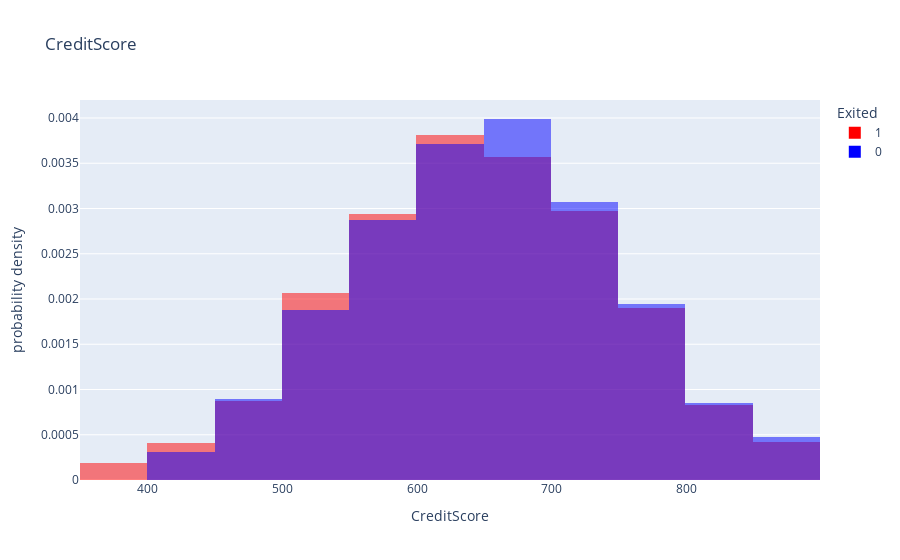

Source (notebook cell):
### Code cell
for column in numerical_cols:

    fig = px.histogram(df, x=column, color='Exited', color_discrete_map={0: 'blue', 1: 'red'}, title=column,
            nbins=int(np.sqrt(len(set(df[column])))), barmode='overlay', histnorm='probability density')
    fig.show()

### Figure 1 — Plotly figure (JSON) as saved in the notebook; plotly's stock layout.template omitted (floating-point values rounded to 4 significant figures; data arrays with more than 128 entries replaced by an {"elided": "..."} marker saying what was removed)
{"data": [{"alignmentgroup": "True", "bingroup": "x", "histnorm": "probability density", "hovertemplate": "Exited=1<br>CreditScore=%{x}<br>probability density=%{y}<extra></extra>", "legendgroup": "1", "marker": {"color": "red", "opacity": 0.5, "pattern": {"shape": ""}}, "name": "1", "nbinsx": 21, "offsetgroup": "1", "orientation": "v", "showlegend": true, "type": "histogram", "x": {"elided": "2038 int values"}, "xaxis": "x", "yaxis": "y"}, {"alignmentgroup": "True", "bingroup": "x", "histnorm": "probability density", "hovertemplate": "Exited=0<br>CreditScore=%{x}<br>probability density=%{y}<extra></extra>", "legendgroup": "0", "marker": {"color": "blue", "opacity": 0.5, "pattern": {"shape": ""}}, "name": "0", "nbinsx": 21, "offsetgroup": "0", "orientation": "v", "showlegend": true, "type": "histogram", "x": {"elided": "7962 int values"}, "xaxis": "x", "yaxis": "y"}], "layout": {"barmode": "overlay", "legend": {"title": {"text": "Exited"}, "tracegroupgap": 0}, "title": {"text": "CreditScore"}, "xaxis": {"anchor": "y", "domain": [0, 1], "title": {"text": "CreditScore"}}, "yaxis": {"anchor": "x", "domain": [0, 1], "title": {"text": "probability density"}}}}
